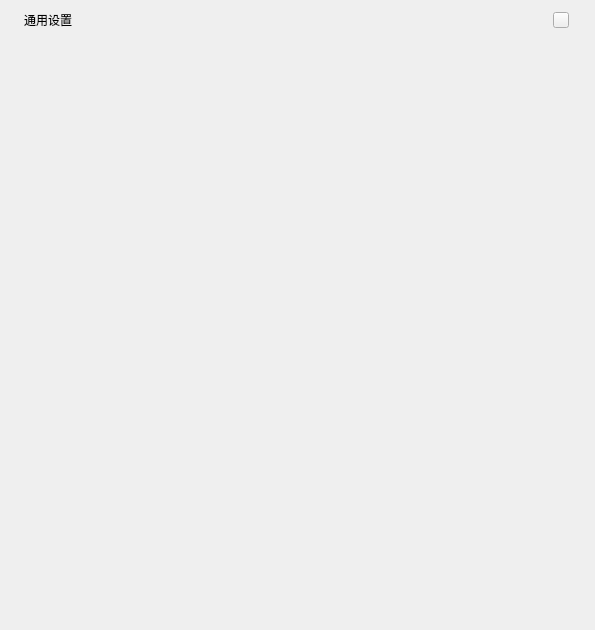
<?xml version="1.0" encoding="UTF-8"?>
<ui version="4.0">
 <class>Setting</class>
 <widget class="QWidget" name="Setting">
  <property name="geometry">
   <rect>
    <x>0</x>
    <y>0</y>
    <width>595</width>
    <height>630</height>
   </rect>
  </property>
  <property name="windowTitle">
   <string>Form</string>
  </property>
  <layout class="QGridLayout" name="gridLayout">
   <property name="leftMargin">
    <number>0</number>
   </property>
   <property name="topMargin">
    <number>0</number>
   </property>
   <property name="rightMargin">
    <number>0</number>
   </property>
   <property name="bottomMargin">
    <number>0</number>
   </property>
   <property name="spacing">
    <number>0</number>
   </property>
   <item row="0" column="0">
    <widget class="QWidget" name="settingWid" native="true">
     <layout class="QGridLayout" name="gridLayout_3">
      <property name="leftMargin">
       <number>0</number>
      </property>
      <property name="topMargin">
       <number>0</number>
      </property>
      <property name="rightMargin">
       <number>0</number>
      </property>
      <property name="bottomMargin">
       <number>0</number>
      </property>
      <property name="spacing">
       <number>0</number>
      </property>
      <item row="1" column="0">
       <widget class="QWidget" name="bodyWid" native="true">
        <layout class="QGridLayout" name="gridLayout_2">
         <property name="leftMargin">
          <number>0</number>
         </property>
         <property name="topMargin">
          <number>0</number>
         </property>
         <property name="rightMargin">
          <number>0</number>
         </property>
         <property name="bottomMargin">
          <number>0</number>
         </property>
         <property name="spacing">
          <number>0</number>
         </property>
         <item row="0" column="0">
          <widget class="QWidget" name="leftList" native="true">
           <property name="minimumSize">
            <size>
             <width>148</width>
             <height>0</height>
            </size>
           </property>
           <property name="maximumSize">
            <size>
             <width>148</width>
             <height>16777215</height>
            </size>
           </property>
           <layout class="QVBoxLayout" name="verticalLayout_2">
            <property name="spacing">
             <number>0</number>
            </property>
            <property name="leftMargin">
             <number>0</number>
            </property>
            <property name="topMargin">
             <number>16</number>
            </property>
            <property name="rightMargin">
             <number>0</number>
            </property>
            <property name="bottomMargin">
             <number>0</number>
            </property>
            <item>
             <widget class="QWidget" name="setList" native="true">
              <property name="styleSheet">
               <string notr="true"/>
              </property>
              <layout class="QVBoxLayout" name="verticalLayout">
               <property name="spacing">
                <number>4</number>
               </property>
               <property name="leftMargin">
                <number>12</number>
               </property>
               <property name="topMargin">
                <number>0</number>
               </property>
               <property name="rightMargin">
                <number>12</number>
               </property>
               <property name="bottomMargin">
                <number>36</number>
               </property>
              </layout>
             </widget>
            </item>
            <item>
             <spacer name="verticalSpacer">
              <property name="orientation">
               <enum>Qt::Vertical</enum>
              </property>
              <property name="sizeHint" stdset="0">
               <size>
                <width>20</width>
                <height>553</height>
               </size>
              </property>
             </spacer>
            </item>
           </layout>
          </widget>
         </item>
         <item row="0" column="1">
          <layout class="QVBoxLayout" name="verticalLayout_3">
           <property name="spacing">
            <number>0</number>
           </property>
           <property name="topMargin">
            <number>16</number>
           </property>
           <item>
            <widget class="QStackedWidget" name="stackedWidget">
             <property name="currentIndex">
              <number>3</number>
             </property>
             <widget class="QWidget" name="set">
              <layout class="QGridLayout" name="gridLayout_4">
               <property name="leftMargin">
                <number>24</number>
               </property>
               <property name="topMargin">
                <number>0</number>
               </property>
               <property name="rightMargin">
                <number>4</number>
               </property>
               <property name="bottomMargin">
                <number>0</number>
               </property>
               <property name="spacing">
                <number>0</number>
               </property>
              </layout>
             </widget>
             <widget class="QWidget" name="update">
              <layout class="QGridLayout" name="gridLayout_5">
               <property name="leftMargin">
                <number>24</number>
               </property>
               <property name="topMargin">
                <number>0</number>
               </property>
               <property name="rightMargin">
                <number>4</number>
               </property>
               <property name="bottomMargin">
                <number>0</number>
               </property>
               <property name="spacing">
                <number>0</number>
               </property>
              </layout>
             </widget>
             <widget class="QWidget" name="about">
              <layout class="QGridLayout" name="gridLayout_6">
               <property name="leftMargin">
                <number>24</number>
               </property>
               <property name="topMargin">
                <number>0</number>
               </property>
               <property name="rightMargin">
                <number>0</number>
               </property>
               <property name="bottomMargin">
                <number>0</number>
               </property>
               <property name="spacing">
                <number>0</number>
               </property>
              </layout>
             </widget>
             <widget class="QWidget" name="render">
              <layout class="QGridLayout" name="gridLayout_7">
               <property name="leftMargin">
                <number>24</number>
               </property>
               <property name="topMargin">
                <number>0</number>
               </property>
               <property name="rightMargin">
                <number>4</number>
               </property>
               <property name="bottomMargin">
                <number>0</number>
               </property>
               <property name="spacing">
                <number>0</number>
               </property>
              </layout>
             </widget>
             <widget class="QWidget" name="envnew">
              <layout class="QGridLayout" name="gridLayout_8">
               <property name="leftMargin">
                <number>24</number>
               </property>
               <property name="topMargin">
                <number>0</number>
               </property>
               <property name="rightMargin">
                <number>4</number>
               </property>
               <property name="bottomMargin">
                <number>0</number>
               </property>
               <property name="spacing">
                <number>0</number>
               </property>
              </layout>
             </widget>
             <widget class="QWidget" name="max">
              <layout class="QGridLayout" name="gridLayout_9">
               <property name="leftMargin">
                <number>24</number>
               </property>
               <property name="topMargin">
                <number>0</number>
               </property>
               <property name="rightMargin">
                <number>24</number>
               </property>
               <property name="bottomMargin">
                <number>0</number>
               </property>
               <property name="spacing">
                <number>0</number>
               </property>
              </layout>
             </widget>
            </widget>
           </item>
          </layout>
         </item>
        </layout>
       </widget>
      </item>
      <item row="0" column="0">
       <widget class="QWidget" name="headWid" native="true">
        <property name="minimumSize">
         <size>
          <width>0</width>
          <height>40</height>
         </size>
        </property>
        <layout class="QHBoxLayout" name="head">
         <property name="spacing">
          <number>8</number>
         </property>
         <property name="leftMargin">
          <number>24</number>
         </property>
         <property name="rightMargin">
          <number>26</number>
         </property>
         <item>
          <widget class="QLabel" name="headTitle">
           <property name="text">
            <string>通用设置</string>
           </property>
          </widget>
         </item>
         <item>
          <spacer name="horizontalSpacer">
           <property name="orientation">
            <enum>Qt::Horizontal</enum>
           </property>
           <property name="sizeHint" stdset="0">
            <size>
             <width>40</width>
             <height>20</height>
            </size>
           </property>
          </spacer>
         </item>
         <item>
          <widget class="QPushButton" name="headClose">
           <property name="minimumSize">
            <size>
             <width>16</width>
             <height>16</height>
            </size>
           </property>
           <property name="maximumSize">
            <size>
             <width>16</width>
             <height>16</height>
            </size>
           </property>
           <property name="text">
            <string/>
           </property>
          </widget>
         </item>
        </layout>
       </widget>
      </item>
     </layout>
    </widget>
   </item>
  </layout>
 </widget>
 <resources/>
 <connections/>
</ui>
